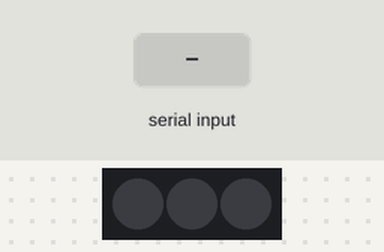
This sketch was run on a simulated Arduino Uno, built with avr-gcc and run on an emulated ATmega328P. On the bench: 3 RGB LEDs in strip order, left to right. The inputs (shaded band) are chosen by the test bench.

Above: at 1.2 s.
1.3 s: "1" received over Serial
At 2.4 s:
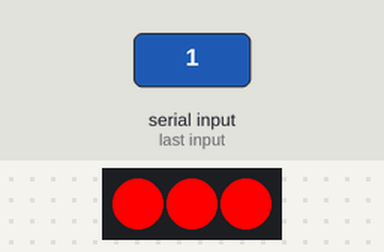
2.8 s: "0" received over Serial
At 3.6 s:
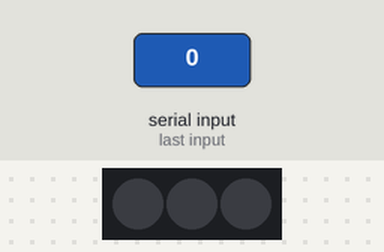
Timing chart, 0 to 5.8 s (numbered marks = the images above; inputs shaded):
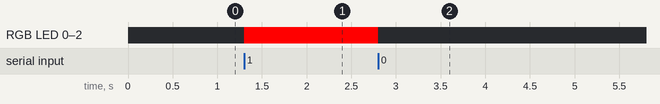

Measured:
- after the input at 1.3 s, RGB LED 0–2: off → RGB(255, 0, 0) at once
- after the input at 2.8 s, RGB LED 0–2: RGB(255, 0, 0) → off at once

The sketch:

arduino.ino
```cpp
// file with arduino commends

#include <Adafruit_NeoPixel.h>

#define PIN_STRIP 2

Adafruit_NeoPixel strip(3, PIN_STRIP, NEO_GRB + NEO_KHZ800);

void setup() {
  Serial.begin(9600);
  strip.begin();
  strip.show();

  pinMode(2, OUTPUT);
}

void loop() {
  if (Serial.available()) {
    char c = Serial.read();

    if (c == '1') {
      for(int i = 0; i < 3; i++)
        strip.setPixelColor(i, strip.Color(255,0,0));
    }
    if (c == '0') {
      for(int i = 0; i < 3; i++)
        strip.setPixelColor(i, strip.Color(0,0,0));
    }
  }

  strip.show();
}
```
